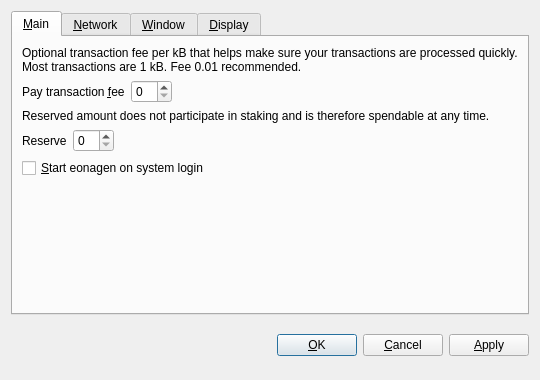
<?xml version="1.0" encoding="UTF-8"?>
<ui version="4.0">
 <class>OptionsDialog</class>
 <widget class="QDialog" name="OptionsDialog">
  <property name="geometry">
   <rect>
    <x>0</x>
    <y>0</y>
    <width>540</width>
    <height>380</height>
   </rect>
  </property>
  <property name="windowTitle">
   <string>Options</string>
  </property>
  <property name="modal">
   <bool>true</bool>
  </property>
  <layout class="QVBoxLayout" name="verticalLayout">
   <item>
    <widget class="QTabWidget" name="tabWidget">
     <property name="tabPosition">
      <enum>QTabWidget::North</enum>
     </property>
     <property name="currentIndex">
      <number>0</number>
     </property>
     <widget class="QWidget" name="tabMain">
      <attribute name="title">
       <string>&amp;Main</string>
      </attribute>
      <layout class="QVBoxLayout" name="verticalLayout_Main">
       <item>
        <widget class="QLabel" name="transactionFeeInfoLabel">
         <property name="text">
          <string>Optional transaction fee per kB that helps make sure your transactions are processed quickly. Most transactions are 1 kB. Fee 0.01 recommended.</string>
         </property>
         <property name="textFormat">
          <enum>Qt::PlainText</enum>
         </property>
         <property name="wordWrap">
          <bool>true</bool>
         </property>
        </widget>
       </item>
       <item>
        <layout class="QHBoxLayout" name="horizontalLayoutFee">
         <item>
          <widget class="QLabel" name="transactionFeeLabel">
           <property name="text">
            <string>Pay transaction &amp;fee</string>
           </property>
           <property name="textFormat">
            <enum>Qt::PlainText</enum>
           </property>
           <property name="buddy">
            <cstring>transactionFee</cstring>
           </property>
          </widget>
         </item>
         <item>
          <widget class="BitcoinAmountField" name="transactionFee"/>
         </item>
         <item>
          <spacer name="horizontalSpacerFee">
           <property name="orientation">
            <enum>Qt::Horizontal</enum>
           </property>
           <property name="sizeHint" stdset="0">
            <size>
             <width>40</width>
             <height>20</height>
            </size>
           </property>
          </spacer>
         </item>
        </layout>
       </item>
       <item>
        <widget class="QLabel" name="reserveBalanceInfoLabel">
         <property name="text">
          <string>Reserved amount does not participate in staking and is therefore spendable at any time.</string>
         </property>
         <property name="textFormat">
          <enum>Qt::PlainText</enum>
         </property>
         <property name="wordWrap">
          <bool>true</bool>
         </property>
        </widget>
       </item>
       <item>
        <layout class="QHBoxLayout" name="horizontalLayoutReserveBalance">
         <item>
          <widget class="QLabel" name="reserveBalanceLabel">
           <property name="text">
            <string>Reserve</string>
           </property>
           <property name="textFormat">
            <enum>Qt::PlainText</enum>
           </property>
           <property name="buddy">
            <cstring>reserveBalance</cstring>
           </property>
          </widget>
         </item>
         <item>
          <widget class="BitcoinAmountField" name="reserveBalance"/>
         </item>
         <item>
          <spacer name="horizontalSpacerReserveBalance">
           <property name="orientation">
            <enum>Qt::Horizontal</enum>
           </property>
           <property name="sizeHint" stdset="0">
            <size>
             <width>40</width>
             <height>20</height>
            </size>
           </property>
          </spacer>
         </item>
        </layout>
       </item>
       <item>
        <widget class="QCheckBox" name="bitcoinAtStartup">
         <property name="toolTip">
          <string>Automatically start eonagen after logging in to the system.</string>
         </property>
         <property name="text">
          <string>&amp;Start eonagen on system login</string>
         </property>
        </widget>
       </item>
       <item>
        <spacer name="verticalSpacer_Main">
         <property name="orientation">
          <enum>Qt::Vertical</enum>
         </property>
         <property name="sizeHint" stdset="0">
          <size>
           <width>20</width>
           <height>40</height>
          </size>
         </property>
        </spacer>
       </item>
      </layout>
     </widget>
     <widget class="QWidget" name="tabNetwork">
      <attribute name="title">
       <string>&amp;Network</string>
      </attribute>
      <layout class="QVBoxLayout" name="verticalLayout_Network">
       <item>
        <widget class="QCheckBox" name="mapPortUpnp">
         <property name="toolTip">
          <string>Automatically open the eonagen client port on the router. This only works when your router supports UPnP and it is enabled.</string>
         </property>
         <property name="text">
          <string>Map port using &amp;UPnP</string>
         </property>
        </widget>
       </item>
       <item>
        <widget class="QCheckBox" name="connectSocks">
         <property name="toolTip">
          <string>Connect to the eonagen network through a SOCKS5 proxy (e.g. when connecting through Tor).</string>
         </property>
         <property name="text">
          <string>&amp;Connect through SOCKS5 proxy:</string>
         </property>
        </widget>
       </item>
       <item>
        <layout class="QHBoxLayout" name="horizontalLayout_Network">
         <item>
          <widget class="QLabel" name="proxyIpLabel">
           <property name="text">
            <string>Proxy &amp;IP:</string>
           </property>
           <property name="textFormat">
            <enum>Qt::PlainText</enum>
           </property>
           <property name="buddy">
            <cstring>proxyIp</cstring>
           </property>
          </widget>
         </item>
         <item>
          <widget class="QValidatedLineEdit" name="proxyIp">
           <property name="maximumSize">
            <size>
             <width>140</width>
             <height>16777215</height>
            </size>
           </property>
           <property name="toolTip">
            <string>IP address of the proxy (e.g. 127.0.0.1)</string>
           </property>
          </widget>
         </item>
         <item>
          <widget class="QLabel" name="proxyPortLabel">
           <property name="text">
            <string>&amp;Port:</string>
           </property>
           <property name="textFormat">
            <enum>Qt::PlainText</enum>
           </property>
           <property name="buddy">
            <cstring>proxyPort</cstring>
           </property>
          </widget>
         </item>
         <item>
          <widget class="QLineEdit" name="proxyPort">
           <property name="maximumSize">
            <size>
             <width>55</width>
             <height>16777215</height>
            </size>
           </property>
           <property name="toolTip">
            <string>Port of the proxy (e.g. 9050)</string>
           </property>
          </widget>
         </item>
         <item>
          <spacer name="horizontalSpacer_Network">
           <property name="orientation">
            <enum>Qt::Horizontal</enum>
           </property>
           <property name="sizeHint" stdset="0">
            <size>
             <width>40</width>
             <height>20</height>
            </size>
           </property>
          </spacer>
         </item>
        </layout>
       </item>
       <item>
        <spacer name="verticalSpacer_Network">
         <property name="orientation">
          <enum>Qt::Vertical</enum>
         </property>
         <property name="sizeHint" stdset="0">
          <size>
           <width>20</width>
           <height>40</height>
          </size>
         </property>
        </spacer>
       </item>
      </layout>
     </widget>
     <widget class="QWidget" name="tabWindow">
      <attribute name="title">
       <string>&amp;Window</string>
      </attribute>
      <layout class="QVBoxLayout" name="verticalLayout_Window">
       <item>
        <widget class="QCheckBox" name="minimizeToTray">
         <property name="toolTip">
          <string>Show only a tray icon after minimizing the window.</string>
         </property>
         <property name="text">
          <string>&amp;Minimize to the tray instead of the taskbar</string>
         </property>
        </widget>
       </item>
       <item>
        <widget class="QCheckBox" name="minimizeOnClose">
         <property name="toolTip">
          <string>Minimize instead of exit the application when the window is closed. When this option is enabled, the application will be closed only after selecting Quit in the menu.</string>
         </property>
         <property name="text">
          <string>M&amp;inimize on close</string>
         </property>
        </widget>
       </item>
       <item>
        <spacer name="verticalSpacer_Window">
         <property name="orientation">
          <enum>Qt::Vertical</enum>
         </property>
         <property name="sizeHint" stdset="0">
          <size>
           <width>20</width>
           <height>40</height>
          </size>
         </property>
        </spacer>
       </item>
      </layout>
     </widget>
     <widget class="QWidget" name="tabDisplay">
      <attribute name="title">
       <string>&amp;Display</string>
      </attribute>
      <layout class="QVBoxLayout" name="verticalLayout_Display">
       <item>
        <layout class="QHBoxLayout" name="horizontalLayout_1_Display">
         <item>
          <widget class="QLabel" name="langLabel">
           <property name="text">
            <string>User Interface &amp;language:</string>
           </property>
           <property name="textFormat">
            <enum>Qt::PlainText</enum>
           </property>
           <property name="buddy">
            <cstring>lang</cstring>
           </property>
          </widget>
         </item>
         <item>
          <widget class="QValueComboBox" name="lang">
           <property name="toolTip">
            <string>The user interface language can be set here. This setting will take effect after restarting eonagen.</string>
           </property>
          </widget>
         </item>
        </layout>
       </item>
       <item>
        <layout class="QHBoxLayout" name="horizontalLayout_2_Display">
         <item>
          <widget class="QLabel" name="unitLabel">
           <property name="text">
            <string>&amp;Unit to show amounts in:</string>
           </property>
           <property name="textFormat">
            <enum>Qt::PlainText</enum>
           </property>
           <property name="buddy">
            <cstring>unit</cstring>
           </property>
          </widget>
         </item>
         <item>
          <widget class="QValueComboBox" name="unit">
           <property name="toolTip">
            <string>Choose the default subdivision unit to show in the interface and when sending coins.</string>
           </property>
          </widget>
         </item>
        </layout>
       </item>
       <item>
        <widget class="QCheckBox" name="coinControlFeatures">
         <property name="toolTip">
          <string>Whether to show coin control features or not.</string>
         </property>
         <property name="text">
          <string>Display coin &amp;control features (experts only!)</string>
         </property>
        </widget>
       </item>
       <item>
        <widget class="QCheckBox" name="minimizeCoinAge">
         <property name="toolTip">
          <string>Whether to select the coin outputs randomly or with minimal coin age.</string>
         </property>
         <property name="text">
          <string>Minimize weight consumption (experimental)</string>
         </property>
        </widget>
       </item>
       <item>
        <widget class="QCheckBox" name="useBlackTheme">
         <property name="text">
          <string>Use black visual theme (requires restart)</string>
         </property>
        </widget>
       </item>
       <item>
        <spacer name="verticalSpacer_Display">
         <property name="orientation">
          <enum>Qt::Vertical</enum>
         </property>
         <property name="sizeHint" stdset="0">
          <size>
           <width>20</width>
           <height>40</height>
          </size>
         </property>
        </spacer>
       </item>
      </layout>
     </widget>
    </widget>
   </item>
   <item>
    <layout class="QHBoxLayout" name="horizontalLayout_Buttons">
     <item>
      <spacer name="horizontalSpacer_1">
       <property name="orientation">
        <enum>Qt::Horizontal</enum>
       </property>
       <property name="sizeHint" stdset="0">
        <size>
         <width>40</width>
         <height>48</height>
        </size>
       </property>
      </spacer>
     </item>
     <item>
      <widget class="QLabel" name="statusLabel">
       <property name="font">
        <font>
         <weight>75</weight>
         <bold>true</bold>
        </font>
       </property>
       <property name="text">
        <string/>
       </property>
       <property name="textFormat">
        <enum>Qt::PlainText</enum>
       </property>
       <property name="wordWrap">
        <bool>true</bool>
       </property>
      </widget>
     </item>
     <item>
      <spacer name="horizontalSpacer_2">
       <property name="orientation">
        <enum>Qt::Horizontal</enum>
       </property>
       <property name="sizeHint" stdset="0">
        <size>
         <width>40</width>
         <height>48</height>
        </size>
       </property>
      </spacer>
     </item>
     <item>
      <widget class="QPushButton" name="okButton">
       <property name="text">
        <string>&amp;OK</string>
       </property>
      </widget>
     </item>
     <item>
      <widget class="QPushButton" name="cancelButton">
       <property name="text">
        <string>&amp;Cancel</string>
       </property>
       <property name="autoDefault">
        <bool>false</bool>
       </property>
      </widget>
     </item>
     <item>
      <widget class="QPushButton" name="applyButton">
       <property name="text">
        <string>&amp;Apply</string>
       </property>
       <property name="autoDefault">
        <bool>false</bool>
       </property>
      </widget>
     </item>
    </layout>
   </item>
  </layout>
 </widget>
 <customwidgets>
  <customwidget>
   <class>BitcoinAmountField</class>
   <extends>QSpinBox</extends>
   <header>bitcoinamountfield.h</header>
  </customwidget>
  <customwidget>
   <class>QValueComboBox</class>
   <extends>QComboBox</extends>
   <header>qvaluecombobox.h</header>
  </customwidget>
  <customwidget>
   <class>QValidatedLineEdit</class>
   <extends>QLineEdit</extends>
   <header>qvalidatedlineedit.h</header>
  </customwidget>
 </customwidgets>
 <resources/>
 <connections/>
</ui>
